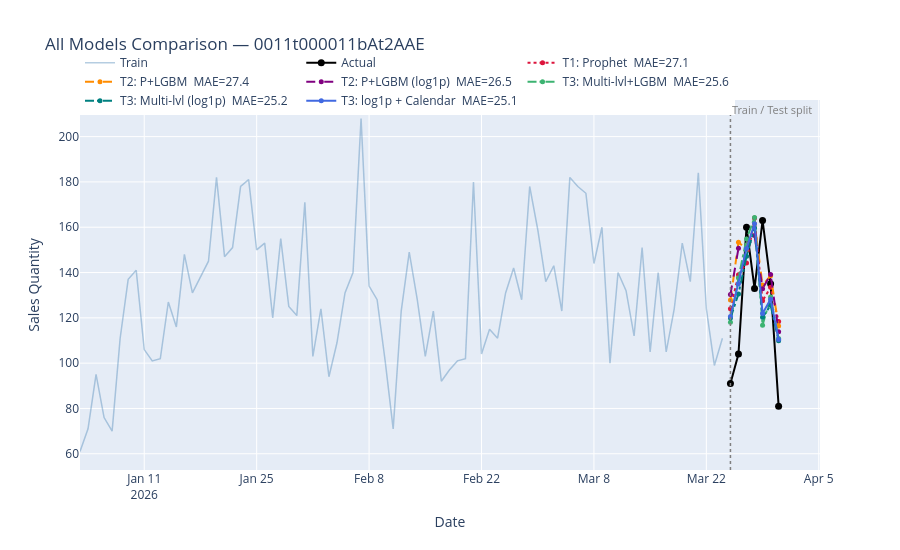

The code cell stored with this chart in its notebook:
### Code cell
# ── Technique 3 (log1p): multi-level Prophet features, log-transformed target
import holidays as pyholidays


def objective_t3_log(trial):
    params = dict(
        n_estimators=trial.suggest_int("n_estimators", 50, 400),
        learning_rate=trial.suggest_float("learning_rate", 0.01, 0.3, log=True),
        num_leaves=trial.suggest_int("num_leaves", 8, 64),
        min_child_samples=trial.suggest_int("min_child_samples", 3, 30),
        subsample=trial.suggest_float("subsample", 0.6, 1.0),
        verbosity=-1,
        random_state=42,
    )
    fold_maes = []
    for tr_idx, val_idx in tscv.split(X_t3_train):
        m = lgb.LGBMRegressor(**params)
        m.fit(X_t3_train.iloc[tr_idx], y_log_train[tr_idx])
        preds_log = m.predict(X_t3_train.iloc[val_idx])
        fold_maes.append(
            mean_absolute_error(np.expm1(y_log_train[val_idx]), np.expm1(preds_log))
        )
    return np.mean(fold_maes)


study_t3_log = optuna.create_study(direction="minimize")
study_t3_log.optimize(objective_t3_log, n_trials=60)
print("Best CV MAE (T3-log):", round(study_t3_log.best_value, 3))

best_t3_log = lgb.LGBMRegressor(
    **study_t3_log.best_params, verbosity=-1, random_state=42
)
best_t3_log.fit(X_t3_train, y_log_train)

t3_log_preds = np.expm1(best_t3_log.predict(X_t3_test))
t3_log_mae = mean_absolute_error(y_t2_test, t3_log_preds)
t3_log_rmse = root_mean_squared_error(y_t2_test, t3_log_preds)
print(f"T3 log1p  MAE: {t3_log_mae:.2f} | RMSE: {t3_log_rmse:.2f}")

# ── Calendar regressors ───────────────────────────────────────────────────
# French holiday dates as sorted ordinals for fast searchsorted lookup
_years = range(df_train["ds"].dt.year.min(), df_test["ds"].dt.year.max() + 2)
_fr_hols = pyholidays.France(years=_years)
_hol_ords = np.array(sorted(d.toordinal() for d in _fr_hols.keys()))


def add_calendar_regressors(ds_series):
    ds_idx = pd.DatetimeIndex(pd.to_datetime(ds_series))
    date_ords = np.array([d.toordinal() for d in ds_idx.date])

    # days to next holiday (cap at 30 if none ahead)
    idx_next = np.searchsorted(_hol_ords, date_ords)
    days_to_next = np.where(
        idx_next < len(_hol_ords),
        _hol_ords[np.minimum(idx_next, len(_hol_ords) - 1)] - date_ords,
        30,
    )

    # days since last holiday (cap at 30 if none before)
    idx_last = np.searchsorted(_hol_ords, date_ords, side="right") - 1
    days_from_last = np.where(
        idx_last >= 0,
        date_ords - _hol_ords[np.maximum(idx_last, 0)],
        30,
    )

    return pd.DataFrame(
        {
            "days_to_next_holiday": days_to_next,
            "days_from_last_holiday": days_from_last,
            "is_month_start": (ds_idx.day <= 5).astype(int),
            "is_month_end": (ds_idx.day >= 26).astype(int),
        }
    ).reset_index(drop=True)


cal_train = add_calendar_regressors(df_train["ds"].values)
cal_test = add_calendar_regressors(df_test["ds"].values)

X_t3_enh_train = pd.concat([X_t3_train.reset_index(drop=True), cal_train], axis=1)
X_t3_enh_test = pd.concat([X_t3_test.reset_index(drop=True), cal_test], axis=1)
print(f"\nEnhanced features: {X_t3_enh_train.shape[1]}  (was {X_t3_train.shape[1]})")


# ── T3 log1p + calendar regressors ───────────────────────────────────────
def objective_t3_cal(trial):
    params = dict(
        n_estimators=trial.suggest_int("n_estimators", 50, 400),
        learning_rate=trial.suggest_float("learning_rate", 0.01, 0.3, log=True),
        num_leaves=trial.suggest_int("num_leaves", 8, 64),
        min_child_samples=trial.suggest_int("min_child_samples", 3, 30),
        subsample=trial.suggest_float("subsample", 0.6, 1.0),
        verbosity=-1,
        random_state=42,
    )
    fold_maes = []
    for tr_idx, val_idx in tscv.split(X_t3_enh_train):
        m = lgb.LGBMRegressor(**params)
        m.fit(X_t3_enh_train.iloc[tr_idx], y_log_train[tr_idx])
        preds_log = m.predict(X_t3_enh_train.iloc[val_idx])
        fold_maes.append(
            mean_absolute_error(np.expm1(y_log_train[val_idx]), np.expm1(preds_log))
        )
    return np.mean(fold_maes)


study_t3_cal = optuna.create_study(direction="minimize")
study_t3_cal.optimize(objective_t3_cal, n_trials=60)
print("Best CV MAE (T3-log+cal):", round(study_t3_cal.best_value, 3))

best_t3_cal = lgb.LGBMRegressor(
    **study_t3_cal.best_params, verbosity=-1, random_state=42
)
best_t3_cal.fit(X_t3_enh_train, y_log_train)

t3_cal_preds = np.expm1(best_t3_cal.predict(X_t3_enh_test))
t3_cal_mae = mean_absolute_error(y_t2_test, t3_cal_preds)
t3_cal_rmse = root_mean_squared_error(y_t2_test, t3_cal_preds)
print(f"T3 log1p + calendar  MAE: {t3_cal_mae:.2f} | RMSE: {t3_cal_rmse:.2f}")

# Feature importance
feat_imp = pd.Series(
    best_t3_cal.feature_importances_,
    index=X_t3_enh_train.columns,
).sort_values(ascending=False)
print("\nTop 10 features:")
print(feat_imp.head(10).to_string())

# ── Final summary ─────────────────────────────────────────────────────────
summary = {
    "T1: Prophet": (mae, rmse),
    "T2: P+LGBM": (t2_mae, t2_rmse),
    "T2: P+LGBM (log1p)": (t2_log_mae, t2_log_rmse),
    "T3: Multi-lvl+LGBM": (t3_mae, t3_rmse),
    "T3: Multi-lvl (log1p)": (t3_log_mae, t3_log_rmse),
    "T3: log1p + Calendar": (t3_cal_mae, t3_cal_rmse),
}
print("\n── Summary ──────────────────────────────────────")
print(f"{'Model':<28} {'MAE':>8} {'RMSE':>8}")
print("-" * 46)
for name, (m_mae, m_rmse) in summary.items():
    marker = "  ◀ best" if m_mae == min(v[0] for v in summary.values()) else ""
    print(f"{name:<28} {m_mae:>8.2f} {m_rmse:>8.2f}{marker}")

# ── Comparison chart (all 6) ──────────────────────────────────────────────
colors = ["crimson", "darkorange", "purple", "mediumseagreen", "teal", "royalblue"]
dashes = ["dot", "dash", "dash", "dashdot", "dashdot", "solid"]
preds_map = [
    (best_eval["ds"], best_eval["yhat"], "T1: Prophet"),
    (df_test["ds"], t2_preds, "T2: P+LGBM"),
    (df_test["ds"], t2_log_preds, "T2: P+LGBM (log1p)"),
    (df_test["ds"], t3_preds, "T3: Multi-lvl+LGBM"),
    (df_test["ds"], t3_log_preds, "T3: Multi-lvl (log1p)"),
    (df_test["ds"], t3_cal_preds, "T3: log1p + Calendar"),
]

fig_all = go.Figure()
fig_all.add_trace(
    go.Scatter(
        x=df_train["ds"],
        y=df_train["y"],
        name="Train",
        mode="lines",
        line=dict(color="steelblue", width=1.5),
        opacity=0.4,
    )
)
fig_all.add_trace(
    go.Scatter(
        x=df_test["ds"],
        y=y_t2_test,
        name="Actual",
        mode="lines+markers",
        line=dict(color="black", width=2),
        marker=dict(size=7),
    )
)
for (xs, ys, label), color, dash in zip(preds_map, colors, dashes):
    m_mae, _ = summary[label]
    fig_all.add_trace(
        go.Scatter(
            x=xs,
            y=ys,
            name=f"{label}  MAE={m_mae:.1f}",
            mode="lines+markers",
            line=dict(color=color, width=2, dash=dash),
            marker=dict(size=5),
        )
    )
fig_all.add_shape(
    type="line",
    x0=split_date,
    x1=split_date,
    y0=0,
    y1=1,
    xref="x",
    yref="paper",
    line=dict(color="gray", dash="dot", width=1.5),
)
fig_all.add_annotation(
    x=split_date,
    y=1,
    xref="x",
    yref="paper",
    text="Train / Test split",
    showarrow=False,
    xanchor="left",
    yanchor="top",
    font=dict(color="gray", size=11),
)
fig_all.update_layout(
    title=f"All Models Comparison — {selected_customer}",
    xaxis_title="Date",
    yaxis_title="Sales Quantity",
    hovermode="x unified",
    height=550,
    legend=dict(orientation="h", y=1.14, x=0),
)
fig_all.show()

### Figure 1 — Plotly figure (JSON) as saved in the notebook; plotly's stock layout.template omitted (floating-point values rounded to 4 significant figures)
{"data": [{"line": {"color": "steelblue", "width": 1.5}, "mode": "lines", "name": "Train", "opacity": 0.4, "type": "scatter", "x": ["2026-01-03T00:00:00.000000000", "2026-01-04T00:00:00.000000000", "2026-01-05T00:00:00.000000000", "2026-01-06T00:00:00.000000000", "2026-01-07T00:00:00.000000000", "2026-01-08T00:00:00.000000000", "2026-01-09T00:00:00.000000000", "2026-01-10T00:00:00.000000000", "2026-01-11T00:00:00.000000000", "2026-01-12T00:00:00.000000000", "2026-01-13T00:00:00.000000000", "2026-01-14T00:00:00.000000000", "2026-01-15T00:00:00.000000000", "2026-01-16T00:00:00.000000000", "2026-01-17T00:00:00.000000000", "2026-01-18T00:00:00.000000000", "2026-01-19T00:00:00.000000000", "2026-01-20T00:00:00.000000000", "2026-01-21T00:00:00.000000000", "2026-01-22T00:00:00.000000000", "2026-01-23T00:00:00.000000000", "2026-01-24T00:00:00.000000000", "2026-01-25T00:00:00.000000000", "2026-01-26T00:00:00.000000000", "2026-01-27T00:00:00.000000000", "2026-01-28T00:00:00.000000000", "2026-01-29T00:00:00.000000000", "2026-01-30T00:00:00.000000000", "2026-01-31T00:00:00.000000000", "2026-02-01T00:00:00.000000000", "2026-02-02T00:00:00.000000000", "2026-02-03T00:00:00.000000000", "2026-02-04T00:00:00.000000000", "2026-02-05T00:00:00.000000000", "2026-02-06T00:00:00.000000000", "2026-02-07T00:00:00.000000000", "2026-02-08T00:00:00.000000000", "2026-02-09T00:00:00.000000000", "2026-02-10T00:00:00.000000000", "2026-02-11T00:00:00.000000000", "2026-02-12T00:00:00.000000000", "2026-02-13T00:00:00.000000000", "2026-02-14T00:00:00.000000000", "2026-02-15T00:00:00.000000000", "2026-02-16T00:00:00.000000000", "2026-02-17T00:00:00.000000000", "2026-02-18T00:00:00.000000000", "2026-02-19T00:00:00.000000000", "2026-02-20T00:00:00.000000000", "2026-02-21T00:00:00.000000000", "2026-02-22T00:00:00.000000000", "2026-02-23T00:00:00.000000000", "2026-02-24T00:00:00.000000000", "2026-02-25T00:00:00.000000000", "2026-02-26T00:00:00.000000000", "2026-02-27T00:00:00.000000000", "2026-02-28T00:00:00.000000000", "2026-03-01T00:00:00.000000000", "2026-03-02T00:00:00.000000000", "2026-03-03T00:00:00.000000000", "2026-03-04T00:00:00.000000000", "2026-03-05T00:00:00.000000000", "2026-03-06T00:00:00.000000000", "2026-03-07T00:00:00.000000000", "2026-03-08T00:00:00.000000000", "2026-03-09T00:00:00.000000000", "2026-03-10T00:00:00.000000000", "2026-03-11T00:00:00.000000000", "2026-03-12T00:00:00.000000000", "2026-03-13T00:00:00.000000000", "2026-03-14T00:00:00.000000000", "2026-03-15T00:00:00.000000000", "2026-03-16T00:00:00.000000000", "2026-03-17T00:00:00.000000000", "2026-03-18T00:00:00.000000000", "2026-03-19T00:00:00.000000000", "2026-03-20T00:00:00.000000000", "2026-03-21T00:00:00.000000000", "2026-03-22T00:00:00.000000000", "2026-03-23T00:00:00.000000000", "2026-03-24T00:00:00.000000000"], "y": [61.0, 71.0, 95.0, 76.0, 70.0, 111.0, 137.0, 141.0, 106.0, 101.0, 102.0, 127.0, 116.0, 148.0, 131.0, 138.0, 145.0, 182.0, 147.0, 151.0, 178.0, 181.0, 150.0, 153.0, 120.0, 155.0, 125.0, 121.0, 171.0, 103.0, 124.0, 94.0, 109.0, 131.0, 140.0, 208.0, 134.0, 128.0, 101.0, 71.0, 123.0, 149.0, 128.0, 103.0, 123.0, 92.0, 97.0, 101.0, 102.0, 180.0, 104.0, 115.0, 111.0, 131.0, 142.0, 128.0, 178.0, 159.0, 136.0, 143.0, 123.0, 182.0, 178.0, 175.0, 144.0, 160.0, 100.0, 140.0, 132.0, 112.0, 151.0, 105.0, 140.0, 105.0, 124.0, 153.0, 136.0, 184.0, 124.0, 99.0, 111.0]}, {"line": {"color": "black", "width": 2}, "marker": {"size": 7}, "mode": "lines+markers", "name": "Actual", "type": "scatter", "x": ["2026-03-25T00:00:00.000000000", "2026-03-26T00:00:00.000000000", "2026-03-27T00:00:00.000000000", "2026-03-28T00:00:00.000000000", "2026-03-29T00:00:00.000000000", "2026-03-30T00:00:00.000000000", "2026-03-31T00:00:00.000000000"], "y": [91.0, 104.0, 160.0, 133.0, 163.0, 135.0, 81.0]}, {"line": {"color": "crimson", "dash": "dot", "width": 2}, "marker": {"size": 5}, "mode": "lines+markers", "name": "T1: Prophet  MAE=27.1", "type": "scatter", "x": ["2026-03-25T00:00:00.000000000", "2026-03-26T00:00:00.000000000", "2026-03-27T00:00:00.000000000", "2026-03-28T00:00:00.000000000", "2026-03-29T00:00:00.000000000", "2026-03-30T00:00:00.000000000", "2026-03-31T00:00:00.000000000"], "y": [124.0, 139.0, 144.2, 164.1, 127.5, 133.5, 118.4]}, {"line": {"color": "darkorange", "dash": "dash", "width": 2}, "marker": {"size": 5}, "mode": "lines+markers", "name": "T2: P+LGBM  MAE=27.4", "type": "scatter", "x": ["2026-03-25T00:00:00.000000000", "2026-03-26T00:00:00.000000000", "2026-03-27T00:00:00.000000000", "2026-03-28T00:00:00.000000000", "2026-03-29T00:00:00.000000000", "2026-03-30T00:00:00.000000000", "2026-03-31T00:00:00.000000000"], "y": [127.8, 153.3, 150.2, 161.5, 134.4, 138.6, 116.4]}, {"line": {"color": "purple", "dash": "dash", "width": 2}, "marker": {"size": 5}, "mode": "lines+markers", "name": "T2: P+LGBM (log1p)  MAE=26.5", "type": "scatter", "x": ["2026-03-25T00:00:00.000000000", "2026-03-26T00:00:00.000000000", "2026-03-27T00:00:00.000000000", "2026-03-28T00:00:00.000000000", "2026-03-29T00:00:00.000000000", "2026-03-30T00:00:00.000000000", "2026-03-31T00:00:00.000000000"], "y": [130.4, 150.7, 150.7, 156.3, 132.9, 139.1, 113.9]}, {"line": {"color": "mediumseagreen", "dash": "dashdot", "width": 2}, "marker": {"size": 5}, "mode": "lines+markers", "name": "T3: Multi-lvl+LGBM  MAE=25.6", "type": "scatter", "x": ["2026-03-25T00:00:00.000000000", "2026-03-26T00:00:00.000000000", "2026-03-27T00:00:00.000000000", "2026-03-28T00:00:00.000000000", "2026-03-29T00:00:00.000000000", "2026-03-30T00:00:00.000000000", "2026-03-31T00:00:00.000000000"], "y": [118.1, 137.7, 154.8, 164.3, 116.8, 129.2, 110.8]}, {"line": {"color": "teal", "dash": "dashdot", "width": 2}, "marker": {"size": 5}, "mode": "lines+markers", "name": "T3: Multi-lvl (log1p)  MAE=25.2", "type": "scatter", "x": ["2026-03-25T00:00:00.000000000", "2026-03-26T00:00:00.000000000", "2026-03-27T00:00:00.000000000", "2026-03-28T00:00:00.000000000", "2026-03-29T00:00:00.000000000", "2026-03-30T00:00:00.000000000", "2026-03-31T00:00:00.000000000"], "y": [119.9, 130.6, 147.2, 159.7, 120.2, 125.6, 109.9]}, {"line": {"color": "royalblue", "dash": "solid", "width": 2}, "marker": {"size": 5}, "mode": "lines+markers", "name": "T3: log1p + Calendar  MAE=25.1", "type": "scatter", "x": ["2026-03-25T00:00:00.000000000", "2026-03-26T00:00:00.000000000", "2026-03-27T00:00:00.000000000", "2026-03-28T00:00:00.000000000", "2026-03-29T00:00:00.000000000", "2026-03-30T00:00:00.000000000", "2026-03-31T00:00:00.000000000"], "y": [120.6, 135.0, 150.6, 161.6, 121.9, 128.2, 110.5]}], "layout": {"annotations": [{"font": {"color": "gray", "size": 11}, "showarrow": false, "text": "Train / Test split", "x": "2026-03-25", "xanchor": "left", "xref": "x", "y": 1, "yanchor": "top", "yref": "paper"}], "height": 550, "hovermode": "x unified", "legend": {"orientation": "h", "x": 0, "y": 1.14}, "shapes": [{"line": {"color": "gray", "dash": "dot", "width": 1.5}, "type": "line", "x0": "2026-03-25", "x1": "2026-03-25", "xref": "x", "y0": 0, "y1": 1, "yref": "paper"}], "title": {"text": "All Models Comparison — 0011t000011bAt2AAE"}, "xaxis": {"title": {"text": "Date"}}, "yaxis": {"title": {"text": "Sales Quantity"}}}}
